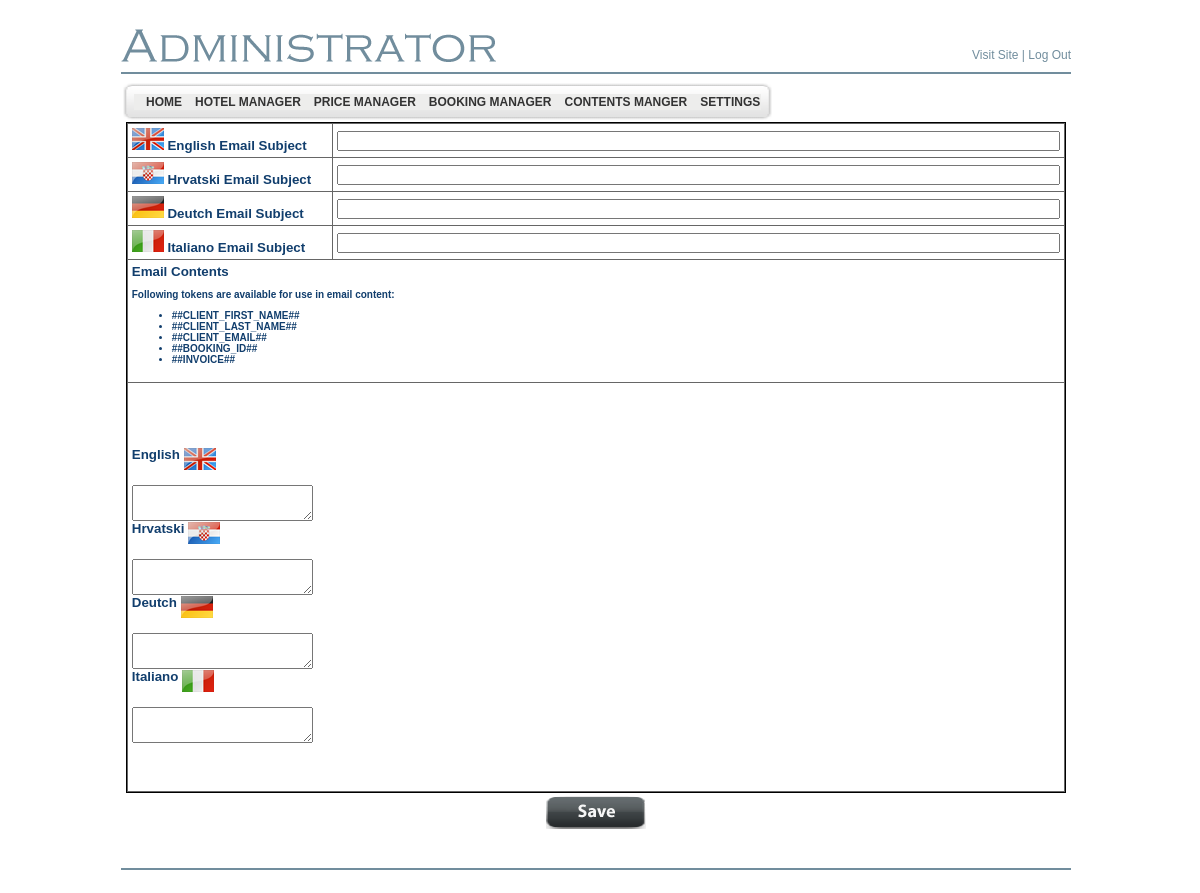
The page /LiculApartments/admin/email_content_editor.php (signed in) on the database its author committed.
### tables this page shows
CREATE TABLE `bsi_adminmenu` (
  `id` int(4) NOT NULL auto_increment,
  `name` varchar(200) NOT NULL default '',
  `url` varchar(200) default NULL,
  `menu_desc` varchar(200) NOT NULL default '',
  `parent_id` int(4) default '0',
  `status` enum('Y','N') default 'Y',
  `ord` int(5) NOT NULL default '0',
  `privileges` int(11) NOT NULL,
  PRIMARY KEY  (`id`),
  UNIQUE KEY `kid` (`name`,`parent_id`)
);

CREATE TABLE `bsi_language` (
  `id` int(11) NOT NULL auto_increment,
  `language_name` varchar(255) NOT NULL,
  `language_code` varchar(4) NOT NULL,
  `language_file_name` varchar(255) NOT NULL,
  `is_active` tinyint(1) NOT NULL,
  `is_default` tinyint(1) NOT NULL,
  `display_order` int(11) NOT NULL,
  PRIMARY KEY  (`id`),
  UNIQUE KEY `UNQ_lang_cd` (`language_code`)
);

### LiculApartments/includes/Language.class.php (called while the page is built, shortened)
<?php
class Language
{
	public static function fetchFromParameters($params)
	{
		$language = new Language();
		if (isset($params['id']) && is_numeric($params['id']))
		{
			$language->id = intval($params['id']);
		}
		if (isset($params['language_name']))
		{
			$language->languageName = $params['language_name'];
		}
		if (isset($params['language_code']))
		{
			$language->languageCode = $params['language_code'];
		}
		if (isset($params['language_file_name']))
		{
			$language->fileName = $params['language_file_name'];
		}
		if (isset($params['is_active']))
		{
			$language->isActive = intval($params['is_active']) == 1;
		}
		if (isset($params['is_default']))
		{
			$language->isDefault = intval($params['is_default']) == 1;
		}
		if (isset($params['display_order']))
		{
			$language->displayOrder = intval($params['display_order']);
		}
		return $language;
	}
	public static function fetchAllFromDbActive()
	{
		$languages = array();
		$sql = "SELECT * FROM bsi_language WHERE is_active = 1 ORDER BY display_order ASC, is_default DESC";
		$query = mysql_query($sql);
		while ($row = mysql_fetch_assoc($query))
		{
			$language = Language::fetchFromParameters($row);
			$languages[] = $language;
		}
		return $languages;
	}
}

### LiculApartments/includes/EmailContents.class.php (called while the page is built, shortened)
<?php
class EmailContents
{
    public function __construct()
    {
		$this->emailSubject = new LocalizedText("email_subject_");
    }
}

### LiculApartments/includes/LocalizedText.class.php (called while the page is built, shortened)
<?php
class LocalizedText
{
	public function getText($languageCode)
	{
		$languageCode = trim(strtolower($languageCode));
		return null;
	}
}

### LiculApartments/admin/email_content_editor.php (the view, shortened to what this page needs)
<?php
include ("header.php");
$emailContents = new EmailContents();
$languages = Language::fetchAllFromDbActive();
?>
</td>
</tr>
<tr>
  <td height="400" valign="top">
	<form method="post" action="<?=$_SERVER['PHP_SELF']?>" enctype="multipart/form-data">
	    <table width="99%" border="0" align="center" cellspacing="1" cellpadding="4" bgcolor="#666666" style="border:solid 1px;">
	        <?php
		        foreach ($languages as $language)
		        {
		    ?>
		    		<tr  bgcolor="#ffffff" class="TitleBlue11pt">
		    			<td valign="middle" align="left" width="30%">
		    				<img src="../graphics/language_icons/<?=$language->languageCode?>.png" border="0"  title="<?=$language->languageName?>" alt="<?=$language->languageName?>" /> <?= $language->languageName ?> Email Subject
		            	</td>
		            	<td align="left" valign="middle">
		            		<input type="text" name="email_subject_<?= $language->languageCode ?>" value="<?= htmlentities($emailContents->emailSubject->getText($language->languageCode)) ?>" size="100"/>
	            		</td>
		            </tr>
		    <?php
		        }
	        ?>
	        <tr  bgcolor="#ffffff" class="TitleBlue11pt">
	            <td colspan="2">
	            	Email Contents
	            	<p style="font-size: x-small;">Following tokens are available for use in email content:
	            	<ul style="font-size: x-small;">
	            	<?php
	            		$emailPersonalizer = new EmailPersonalizer(null);
	            		foreach ($emailPersonalizer->terms as $term)
	            		{
	            			echo '<li style="font-size: x-small;">' . $term . "</li>";
	            		}
	            	?>
	            	</ul>
	            	</p>
            	</td>
            </tr>
	        <tr  bgcolor="#ffffff" class="TitleBlue11pt">
	            <td colspan="2" height="400">
	                <?php
	                	reset($languages);
				        foreach ($languages as $language)
				        {
				    ?>
				            <br />
				            <b><?= $language->languageName ?></b> <img src="../graphics/language_icons/<?=$language->languageCode?>.png" border="0"  title="<?=$language->languageName?>" alt="<?=$language->languageName?>"  align="middle"/><br />
				            <br />
	                        <textarea  class="ckeditor" name="email_text_<?=$language->languageCode?>"  ><?=htmlentities($emailContents->emailText->getText($language->languageCode))?></textarea>
				    <?php
				        }
			        ?>
	            </td>
	        </tr>
	</table>
	<table width="100%">
	<tr  bgcolor="#ffffff" class="TitleBlue11pt">
	            <td height="20" align="center">
	                <input type="image" value="1" src="images/button_save.png"  name='SBMT_REG' >
	            </td>
	        </tr>
	</table>
	</form>
  </td>
</tr>
<?php include("footer.php"); ?>
</table>
<br />
</body></html>

### LiculApartments/admin/header.php (shortened to what this page needs)
<!DOCTYPE html PUBLIC "-//W3C//DTD XHTML 1.0 Transitional//EN" "http://www.w3.org/TR/xhtml1/DTD/xhtml1-transitional.dtd">
<html xmlns="http://www.w3.org/1999/xhtml">
<head>
	<link href="style.css" rel="stylesheet" type="text/css" />
	<link href="style1.css" rel="stylesheet" type="text/css">
</head>
<body>
<table align="center" width="950" border="0" cellspacing="0"
	cellpadding="0">
	<tr>
		<td width="366">&nbsp;</td>
		<td width="584">&nbsp;</td>
	</tr>
	<tr>
		<td align="left" valign="bottom"><img src="images/adminis.gif" alt="" /></td>
		<td align="right" valign="bottom" class="bodyMenutext8pt"><a
			href="../index.php" target="_blank" class="bodyMenutext8pt">Visit
		Site</a> | <a href="logout.php" class="bodyMenutext8pt">Log Out</a></td>
	</tr>
	<tr>
		<td height="10"></td>
		<td></td>
	</tr>
	<tr>
		<td colspan="2" height="2" bgcolor="#718d9d"></td>
	</tr>
</table>
<table align="center" width="950" border="0" cellspacing="0" cellpadding="0">
	<tr>
		<td height="8"></td>
	</tr>
	<tr>
		<td align="left">
		<table border="0" style="background-image: url(images/menu_tile.gif);"
			cellspacing="0" cellpadding="0">
			<tr>
				<td><img src="images/menubar_left.gif" alt="" width="13" height="40" /></td>
				<td align="left" class="bodytext8pt">
				<div class="sample1">
				<div class="horz_menu">
<?php
$sql_parent = mysql_query("select * from bsi_adminmenu where parent_id=0 and status='Y' order by ord");
while ($row_parent = mysql_fetch_array($sql_parent))
{
	echo "<a id=\"" . $row_parent[0] . "\"      href=\"" . $row_parent[2] . "\">&nbsp;&nbsp;&nbsp;" . $row_parent[1] . "</a>";
}
?>
<br clear="both" />
				</div>
</div>
				</td>
				<td><img src="images/menubar_right.gif" alt="" width="13"
					height="40" /></td>
			</tr>
		</table>

### LiculApartments/admin/style.css (style rules this page uses)
.bodytext8pt { color: #000000; font-family: 'Tahoma', 'Arial', 'Verdana'; font-size: 8pt; font-weight: normal; margin: 0; line-height: 120% }
.TitleBlue11pt { color: #113E6D; font-family: 'Trebuchet MS', 'Tahoma', 'Arial', 'Verdana'; font-size: 10pt; font-weight: bold; margin: 0; }
.bodyMenutext8pt { color: #718d9d; font-family: 'Verdana', 'Tahoma', 'Arial'; font-size: 12px; font-weight: normal; margin: 0; }
a.bodyMenutext8pt { color: #718d9d; font-weight: normal; text-decoration: none }
input { FONT-Size:9pt; color:#333333; font-family: 'Tahoma', 'Arial', 'MS Sans Serif', 'Verdana'; font-weight: normal; }
body { margin-top: 00; margin-bottom: 0; margin-left: 0; background-color: #FFFFFF; background-repeat: repeat-x; background-position; 0 0 }
a:link { text-decoration:none; font-color: #990000; font-family: Verdana, Arial, Helvetica, sans-serif; font-size: 2; }

### LiculApartments/admin/style1.css (style rules this page uses)
div.horz_menu a { display: block; float: left; }
div.sample1 div.horz_menu a, div.sample1 div.vert_menu a { padding: 1px 0px 1px 0px; background:#ededec; width:inherit; padding:2px; text-decoration: none; font-family:Arial, Helvetica, sans-serif; font-weight: 900; font-size: 12px; color: #333333; }
div.sample1 div.horz_menu a { margin-right: -1px; width:auto; }
a:link { text-decoration:none; font-color: #990000; font-family: Verdana, Arial, Helvetica, sans-serif; font-size: 2; }

### rows shown on the page
bsi_adminmenu: name "HOME"
bsi_adminmenu: name "HOTEL MANAGER"
bsi_adminmenu: name "PRICE MANAGER"
bsi_adminmenu: name "BOOKING MANAGER"
bsi_adminmenu: name "CONTENTS MANGER"
bsi_adminmenu: name "SETTINGS"
bsi_language: shows a picture, language_name "English"
bsi_language: shows a picture, language_name "Hrvatski"
bsi_language: shows a picture, language_name "Deutch"
bsi_language: shows a picture, language_name "Italiano"

### other values the page prints
$term "##CLIENT_FIRST_NAME##"
$term "##CLIENT_LAST_NAME##"
$term "##CLIENT_EMAIL##"
$term "##BOOKING_ID##"
$term "##INVOICE##"
